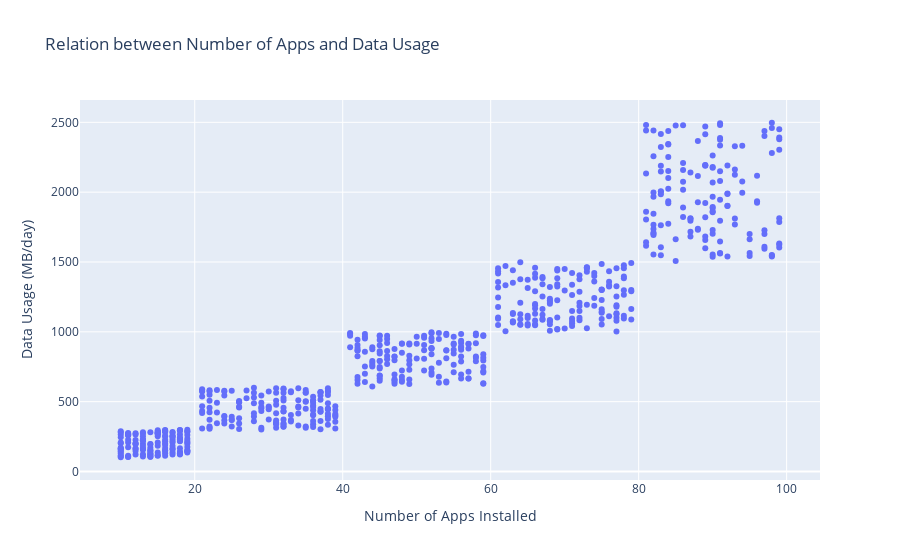

The code cell stored with this chart in its notebook:
### Code cell
fig = px.scatter(d1, x='Number of Apps Installed', y='Data Usage (MB/day)', title="Relation between Number of Apps and Data Usage")

fig.show()

### Figure 1 — Plotly figure (JSON) as saved in the notebook; plotly's stock layout.template omitted (floating-point values rounded to 4 significant figures; data arrays with more than 128 entries replaced by an {"elided": "..."} marker saying what was removed)
{"data": [{"hovertemplate": "Number of Apps Installed=%{x}<br>Data Usage (MB/day)=%{y}<extra></extra>", "legendgroup": "", "marker": {"color": "#636efa", "symbol": "circle"}, "mode": "markers", "name": "", "orientation": "v", "showlegend": false, "type": "scatter", "x": {"elided": "700 int values"}, "xaxis": "x", "y": {"elided": "700 int values"}, "yaxis": "y"}], "layout": {"autosize": true, "legend": {"tracegroupgap": 0}, "title": {"text": "Relation between Number of Apps and Data Usage"}, "xaxis": {"anchor": "y", "autorange": true, "domain": [0, 1], "range": [4.614, 104.4], "title": {"text": "Number of Apps Installed"}, "type": "linear"}, "yaxis": {"anchor": "x", "autorange": true, "domain": [0, 1], "range": [-95.65, 2695.0], "title": {"text": "Data Usage (MB/day)"}, "type": "linear"}}}
